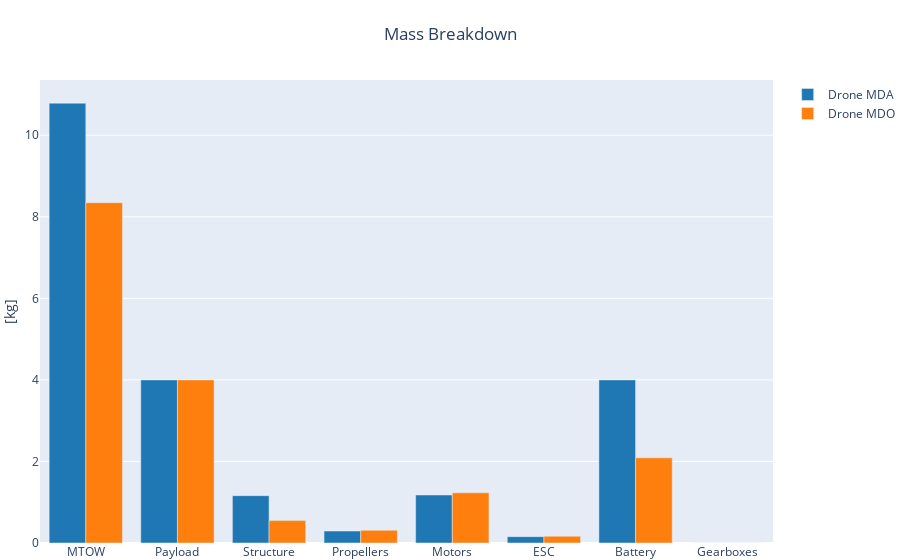

Here is the notebook cell this chart was saved with:
### Code cell
fig = mass_breakdown_bar_plot_drone(MDA_OUTPUT_FILE, name='Drone MDA')
fig = mass_breakdown_bar_plot_drone(MDO_OUTPUT_FILE, name='Drone MDO', fig=fig)
fig.show()

### Figure 1 — Plotly figure (JSON) as saved in the notebook; plotly's stock layout.template omitted (floating-point values rounded to 4 significant figures)
{"data": [{"marker": {"color": "rgb(31, 119, 180)"}, "name": "Drone MDA", "type": "bar", "x": ["MTOW", "Payload", "Structure", "Propellers", "Motors", "ESC", "Battery", "Gearboxes"], "y": [10.79, 4, 1.161, 0.2928, 1.178, 0.1559, 4, 0]}, {"marker": {"color": "rgb(255, 127, 14)"}, "name": "Drone MDO", "type": "bar", "x": ["MTOW", "Payload", "Structure", "Propellers", "Motors", "ESC", "Battery", "Gearboxes"], "y": [8.346, 4, 0.5491, 0.312, 1.231, 0.1652, 2.089, 0]}], "layout": {"margin": {"b": 0, "l": 0, "r": 0, "t": 80}, "title": {"text": "Mass Breakdown", "x": 0.5}, "yaxis": {"title": {"text": "[kg]"}}}}
